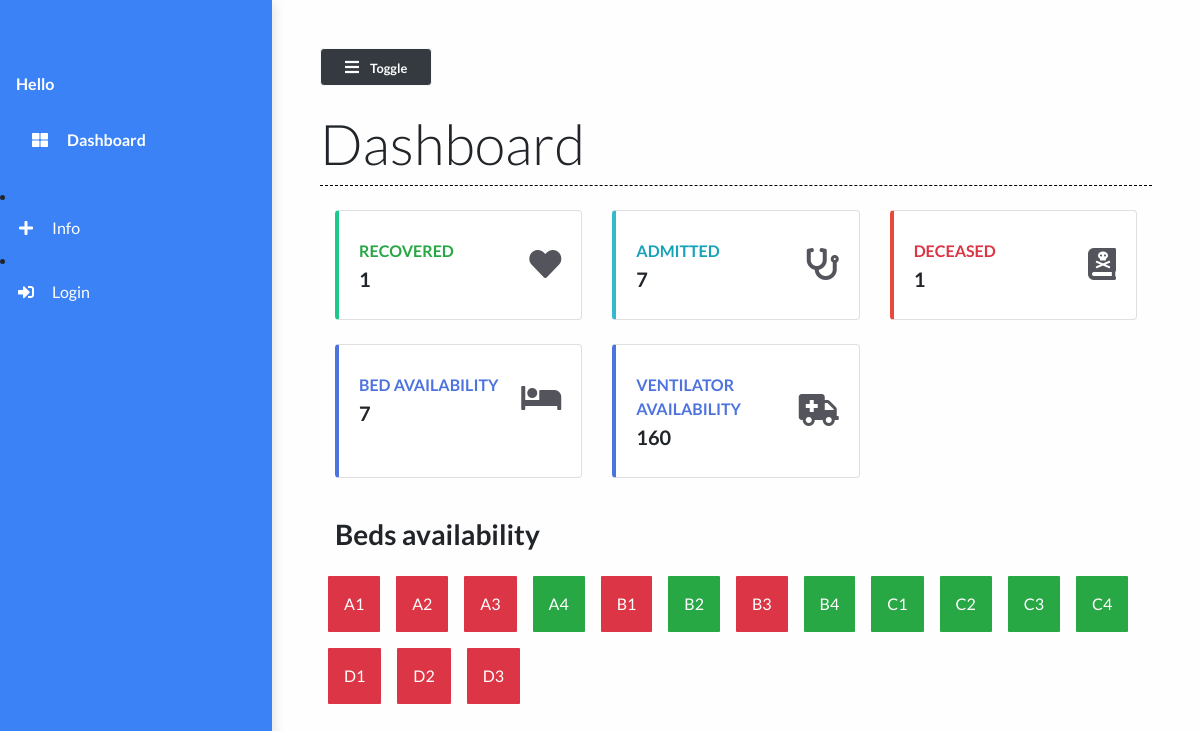
The page / on the database its author committed.
### main/models.py (models this page shows)
class Bed(models.Model):
    bed_number = models.CharField(max_length=50)
    occupied = models.BooleanField()
    def __str__(self):
        return self.bed_number

### main/views.py (the view)
# urls.py: path("", views.dashboard, name="dashboard"),
def dashboard(request):
    patients = Patient.objects.all()
    patient_count = patients.count()
    patients_recovered = Patient.objects.filter(status="Recovered")
    patients_deceased = Patient.objects.filter(status="Deceased")
    deceased_count = patients_deceased.count()
    recovered_count = patients_recovered.count()
    beds = Bed.objects.all()
    beds_available = Bed.objects.filter(occupied=False).count()
    context = {
        'patient_count': patient_count,
        'recovered_count': recovered_count,
        'beds_available': beds_available,
        'deceased_count':deceased_count,
        'beds':beds
    }
    print(patient_count)
    return render(request, 'main/dashboard.html', context)

### main/templates/main/dashboard.html (shortened to what this page needs)
{% extends 'main/base.html' %}
{% load static %}
{% block contentTitle %}
    Dashboard
{% endblock contentTitle %}
{% block content %}
    <div class="container-fluid">
        <div class="row">
            <div class="col-xl-4 col-md-6 col-sm-12 mb-4">
                <div class="card border-left-success shadow h-100 py-2">
                    <div class="card-body">
                        <div class="row no-gutters align-items-center">
                            <div class="col mr-2">
                                <div class="text-xs font-weight-bold text-success text-uppercase mb-1">
                                    Recovered</div>
                                <div class="h5 mb-0 font-weight-bold text-gray-800">{{ recovered_count }}</div>
                            </div>
                            <div class="col-auto">
                                <i class="fas fa-heart fa-2x text-gray-300"></i>
                            </div>
                        </div>
                    </div>
                </div>
            </div>
            <div class="col-xl-4 col-md-6 col-sm-12 mb-4">
                <div class="card border-left-info shadow h-100 py-2">
                    <div class="card-body">
                        <div class="row no-gutters align-items-center">
                            <div class="col mr-2">
                                <div class="text-xs font-weight-bold text-info text-uppercase mb-1">
                                    Admitted</div>
                                <div class="h5 mb-0 font-weight-bold text-gray-800">{{ patient_count }}</div>
                            </div>
                            <div class="col-auto">
                                <i class="fas fa-stethoscope fa-2x text-gray-300"></i>
                            </div>
                        </div>
                    </div>
                </div>
            </div>
            <div class="col-xl-4 col-md-6 col-sm-12 mb-4">
                <div class="card border-left-danger shadow h-100 py-2">
                    <div class="card-body">
                        <div class="row no-gutters align-items-center">
                            <div class="col mr-2">
                                <div class="text-xs font-weight-bold text-danger text-uppercase mb-1">Deceased
                                </div>
                                <div class="row no-gutters align-items-center">
                                    <div class="col-auto">
                                        <div class="h5 mb-0 mr-3 font-weight-bold text-gray-800">{{deceased_count}}</div>
                                    </div>
                                </div>
                            </div>
                            <div class="col-auto">
                                <i class="fas fa-book-dead fa-2x text-gray-300"></i>
                            </div>
                        </div>
                    </div>
                </div>
            </div>
            <div class="col-xl-4 col-md-6 col-sm-12 mb-4">
                <div class="card border-left-primary shadow h-100 py-2">
                    <div class="card-body">
                        <div class="row no-gutters align-items-center">
                            <div class="col mr-2">
                                <div class="text-xs font-weight-bold text-blue text-uppercase mb-1">
                                    Bed availability</div>
                                <div class="h5 mb-0 font-weight-bold text-gray-800">{{beds_available}}</div>
                            </div>
                            <div class="col-auto">
                                <i class="fas fa-bed fa-2x text-gray-300"></i>
                            </div>
                        </div>
                    </div>
                </div>
            </div>
            <div class="col-xl-4 col-md-6 col-sm-12 mb-4">
                <div class="card border-left-primary shadow h-100 py-2">
                    <div class="card-body">
                        <div class="row no-gutters align-items-center">
                            <div class="col mr-2">
                                <div class="text-xs font-weight-bold text-blue text-uppercase mb-1">
                                    ventilator availability</div>
                                <div class="h5 mb-0 font-weight-bold text-gray-800">160</div>
                            </div>
                            <div class="col-auto">
                                <i class="fas fa-ambulance fa-2x text-gray-300"></i>
                            </div>
                        </div>
                    </div>
                </div>
            </div>
        </div>
        <div><h3 class="font-weight-bold my-3">Beds availability</h3></div>
        <div class="row">
            {% for bed in beds %}
                <div class="
                {% if bed.occupied == True %}
                bg-danger
                {% elif bed.occupied == False %}
                bg-success
                {% endif %}
                grid-box my-2 mx-2 py-3 px-3 text-white">{{ bed }}</div>
            {% endfor %}
        </div>
    </div>
{% endblock content %}

### main/templates/main/base.html (shortened to what this page needs)
{% load static %}
<!DOCTYPE html>
<html lang="en">
  <head>
    <link
      rel="stylesheet"
      href="https://maxcdn.bootstrapcdn.com/bootstrap/4.0.0/css/bootstrap.min.css"
    />
    <link
      rel="stylesheet"
      href="https://cdnjs.cloudflare.com/ajax/libs/font-awesome/5.14.0/css/all.min.css"
    />
    <link
      rel="stylesheet"
      href="{% static 'styles/base.css' %}"
      type="text/css"
    />
    <link rel="stylesheet" href="//code.jquery.com/ui/1.12.1/themes/base/jquery-ui.css">
  </head>
  <body>
<div class="vertical-nav" id="sidebar">
	<div class="py-4 px-3 mb-4">
	</div>
	<p class="text-white font-weight-bold px-3 pb-4 mb-0">
		Hello {{user.first_name}}
	</p>
	<p class="text-gray font-weight-bold px-3 pb-4 mb-0">
		<a href="{% url 'dashboard' %}" class="nav-link text-white">
			<i class="fa fa-th-large mr-3 text-primary"></i> Dashboard</a>
	</p>
    <li class="nav-item">
      <a href="{% url 'info' %}" class="nav-link text-white">
        <i class="fa fa-plus mr-3 text-primary fa-fw"></i>Info
      </a>
    </li>
    {% if request.user.is_authenticated == False %}
    <li class="nav-item">
			<a href="{% url 'login' %}" class="nav-link text-white">
				<i class="fa fa-sign-in-alt mr-3 text-primary fa-fw"></i>Login
			</a>
		</li>
    {% else %}
		<li class="nav-item">
			<a href="{% url 'logout' %}" class="nav-link text-white">
				<i class="fa fa-sign-out-alt mr-3 text-primary fa-fw"></i>Logout
			</a>
		</li>
    {% endif %}
</div>
    <div class="page-content p-5" id="content">
        <button id="sidebarCollapse" class="btn btn-light bg-dark rounded-pill shadow-sm px-4 mb-4" type="button">
            <i class="fa fa-bars mr-2 text-primary"></i>
            <small class="font-weight-bold text-primary">
                Toggle
            </small>
        </button>
		<h2 class="display-4 ">{% block contentTitle %}{% endblock contentTitle %}
		</h2>
		<div class="seperator mt-1 mb-4"></div>
		{% block content %}{% endblock content %}
    </div>
  </body>
</html>

### static/styles/base.css (style rules this page uses)
body { background: #fffefe; min-height: 100vh; overflow-x: hidden; font-family:Lato,'Helvetica Neue',Helvetica,Arial,sans-serif; }
.vertical-nav { background: #3b82f6 !important; min-width: 17rem; height: 100vh; position: fixed; top: 0; left: 0; box-shadow: 3px 3px 10px rgba(0, 0, 0, 0.1); transition: all 0.4s; }
.page-content { width: calc(100% -17rem); margin-left: 17rem; transition: all 0.4s; }
.seperator { margin: 3rem 0; border-bottom: 1px dashed #000000; }
.nav-link { text-transform: capitalize; }
.text-primary { color: #fff !important; }
.border-left-info { border-left: 0.25rem solid #36b9cc !important; }
.border-left-success { border-left: 0.25rem solid #1cc88a !important; }
.border-left-danger { border-left: 0.25rem solid #e74a3b !important; }
.text-gray-300 { color: #54555c !important; }
.border-left-primary { border-left: 0.25rem solid #4e73df !important; }
.text-blue { color: #4e73df !important; }
.grid-box { border-radius: 1px; }

### rows shown on the page
Bed: bed_number "A1"
Bed: bed_number "A2"
Bed: bed_number "A3"
Bed: bed_number "A4"
Bed: bed_number "B1"
Bed: bed_number "B2"
Bed: bed_number "B3"
Bed: bed_number "B4"
Bed: bed_number "C1"
Bed: bed_number "C2"
Bed: bed_number "C3"
Bed: bed_number "C4"
Bed: bed_number "D1"
Bed: bed_number "D2"
Bed: bed_number "D3"

### other values the page prints
{{ recovered_count }} "1"
{{ patient_count }} "7"
{{ deceased_count }} "1"
{{ beds_available }} "7"
